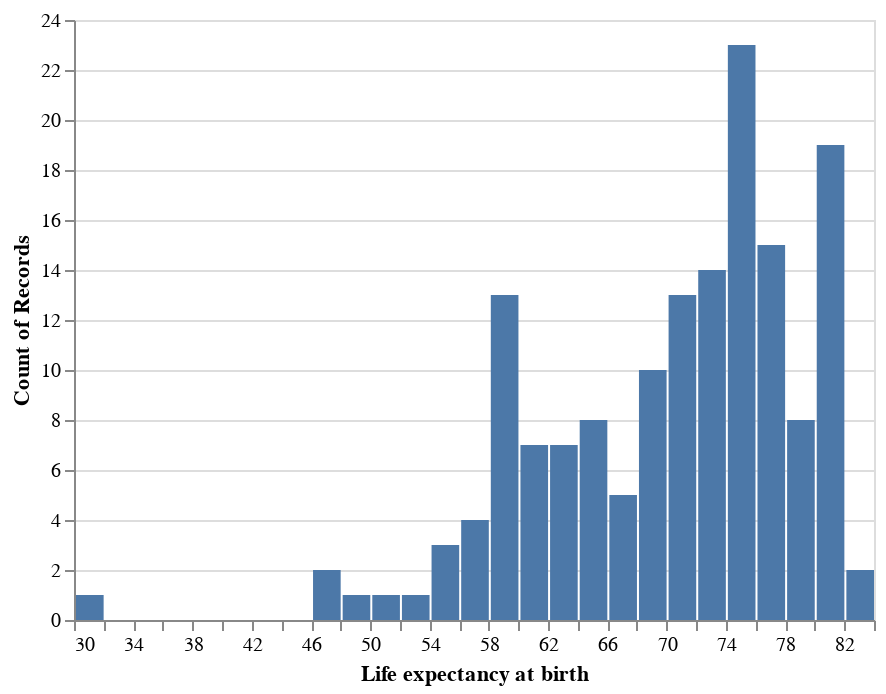

The notebook cell saved with this chart:
### Markdown cell above
---
## 0. Background: transforms in Altair

In Altair, operations that modify a dataset are referred to as *transforms*. Mostly, these are operations that could be performed manually with ease -- the utility of transforms is that they *wrap common operations within plotting commands*, although they also make plotting codes more verbose. 

Transforms encompass a broad range of types of operations, from relatively simple ones like filtering to more complex ones like smoothing. Here you'll see a few intuitive transforms in Altair that integrate simple dataframe manipulations into the plotting process.

You'll focus on the construction of histograms as a sort of case study. This will be a useful primer for histogram smoothing in the next section.

### Filter transform

Last week you saw a way to make histograms. As a quick refresher, to make a histogram of life expectancies across the globe in 2010, one can filter the data and then plot using the following commands:

### Code cell
# filter
data2010 = data[data.Year == 2010].copy()

# plot
alt.Chart(data2010).mark_bar().encode(
    x = alt.X('All', 
              bin = alt.Bin(step = 2), 
              title = 'Life expectancy at birth'),
    y = 'count()'
)

### Figure 1 — Vega-Lite specification as saved in the notebook (floating-point values rounded to 4 significant figures; data arrays with more than 128 entries replaced by an {"elided": "..."} marker saying what was removed)
{"config": {"view": {"continuousWidth": 400, "continuousHeight": 300}}, "data": {"name": "data-991e1a7fcaf96896d3511f4f75393c89"}, "mark": "bar", "encoding": {"x": {"type": "quantitative", "bin": {"step": 2}, "field": "All", "title": "Life expectancy at birth"}, "y": {"type": "quantitative", "aggregate": "count"}}, "$schema": "https://vega.github.io/schema/vega-lite/v4.8.1.json", "datasets": {"data-991e1a7fcaf96896d3511f4f75393c89": {"elided": "157 records"}}}
